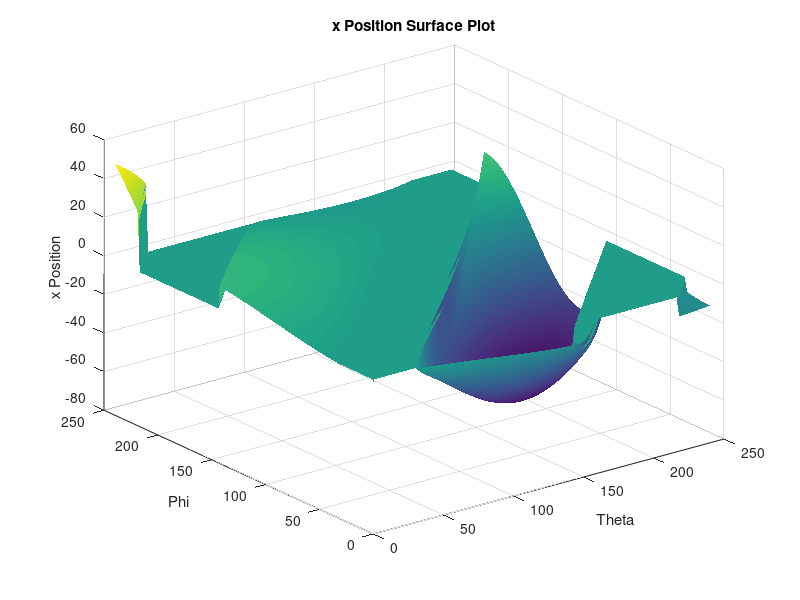
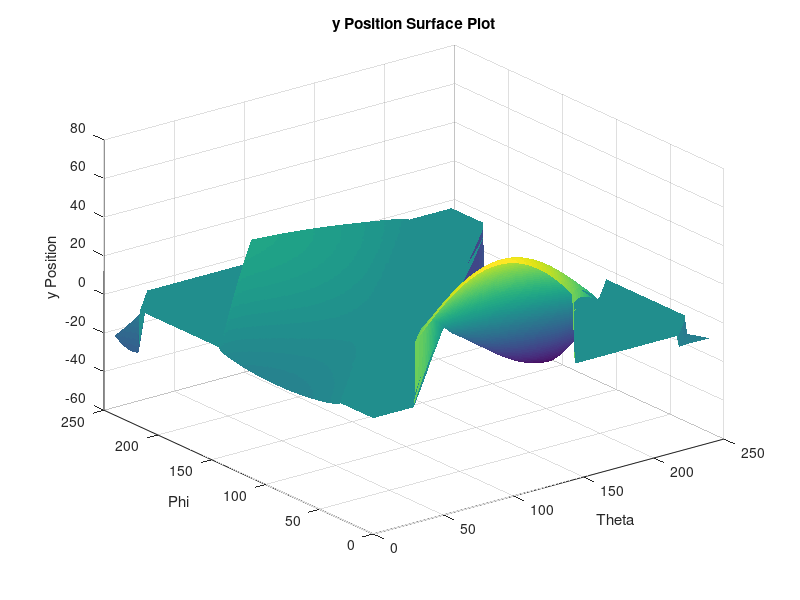

MATLAB code for these plots, in order:
%Lengths of members in inches
L1 = 5.91;
L2 = 5.91;
%L3 = 1.9;
L3 = 1.25;
L4 = 5.91;
L5 = 2.02;
L6 = 1.34;
r = 1.5;

threshold = acos((L2^2 + (r+L1)^2 - L3^2)/(2*L2*(r+L1)));
N = 240;
A = [0;0];
B = zeros(N,N,2);
B(:,:,1) = -0.8;
B(:,:,2) = 0.84;
theta = linspace(0,4*pi/3,N);
phi = linspace(0,4*pi/3,N);
mu = pi*ones(1,N) - theta;
%Initialize 3-dimensional matrices
%First index runs over theta
%Second index runs over phi
%Third index runs over x,y
C = zeros(N,N,2);
D = zeros(N,N,2);
F = zeros(N,N,2);
G = zeros(N,N,2);
H = zeros(N,N,2);
eta = zeros(N,N);
alpha = zeros(N,N);

%First index runs over x
%Second index runs over y
%Third index runs over theta, phi.
angles = zeros(N,N,2);


for k = 1:N
    thetaK = theta(1,k);
    C(k,:,1) = r*cos(thetaK);
    C(k,:,2) = r*sin(thetaK);
    for m = 1:N
        phiM = phi(1,m);
        alpha(k,m) = thetaK - phiM;
        G(:,m,1) = L2*cos(phiM);
        G(:,m,2) = L2*sin(phiM);
        eta(k,m) = acos((2*r^2 - 2*L2*r*cos(alpha(k,m)))/(2*r*sqrt(L2^2 + r^2 - 2*L2*r*cos(alpha(k,m))))) + acos((L2^2 + r^2 + L1^2 - L3^2 - 2*L2*r*cos(alpha(k,m)))/(2*L1*sqrt(L2^2+r^2 -2*L2*r*cos(alpha(k,m)))));
        %{
        if alpha(k,m) < threshold
            eta(k,m) = 2*pi - eta(k,m);
        end
        %}
        angles(k,m,1) = thetaK;
        angles(k,m,2) = phiM;
        D(k,m,1) = C(k,m,1) + L1*cos(eta(k,m) - mu(1,k));
        D(k,m,2) = C(k,m,2) + L1*sin(eta(k,m) - mu(1,k));
    end
end

E = G + B;
I = (G - D)*(L3 + L4)/L3 + D;
Cx = C(:,:,1);
Cy = C(:,:,2);
Gx = G(:,:,1);
Gy = G(:,:,2);
Dx = D(:,:,1);
Dy = D(:,:,2);
xPos = I(:,:,1);
yPos = I(:,:,2);
imagEta = imag(eta);
csvwrite('imagEta.csv', imagEta);
eta(logical(imag(eta))) = 0;
realEta = eta;
csvwrite('realEta.csv', realEta);
%{
for k = 1:N
    xPosVec(k*(N-1)+1:k*N,1) = I(k,:,1);
    end
%}

%csvwrite('theta.csv', theta);
%csvwrite('phi.csv', phi);
xPos(logical(imag(xPos))) = 0;
yPos(logical(imag(yPos))) = 0;

figure(1)
surf(180*theta/pi, 180*phi/pi, xPos,'Edgecolor', 'none');
xlabel('Theta');
ylabel('Phi');
zlabel('x Position');
title('x Position Surface Plot');

figure(2)
surf(180*theta/pi, 180*phi/pi, yPos, 'Edgecolor', 'none');
xlabel('Theta');
ylabel('Phi');
zlabel('y Position');
title('y Position Surface Plot');

xPos = xPos;
xPosVec = xPos(:)';
csvwrite('xPos.csv', xPosVec);

yPos = yPos;
yPosVec = yPos(:)';
csvwrite('yPos.csv', yPosVec);

%{
figure(3)
plot([1:1:N^2], xPosVec, 'o');

figure(4)
plot([1:1:N^2], yPosVec, 'o');
%}
